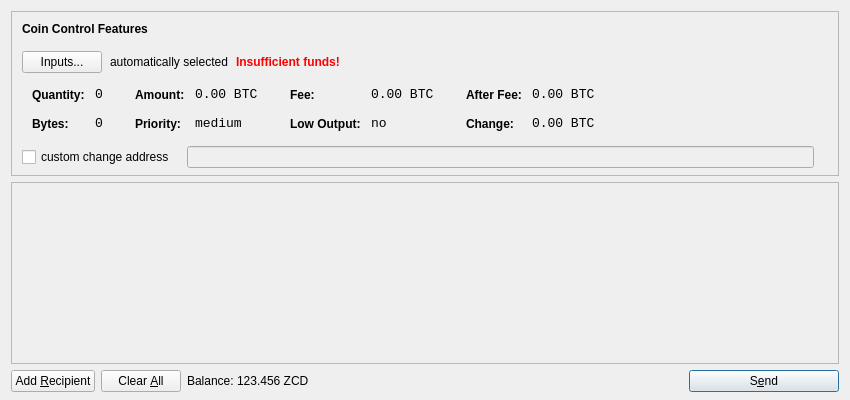
<?xml version="1.0" encoding="UTF-8"?>
<ui version="4.0">
 <class>SendCoinsDialog</class>
 <widget class="QDialog" name="SendCoinsDialog">
  <property name="geometry">
   <rect>
    <x>0</x>
    <y>0</y>
    <width>850</width>
    <height>400</height>
   </rect>
  </property>
  <property name="windowTitle">
   <string>Send Coins</string>
  </property>
  <layout class="QVBoxLayout" name="verticalLayout" stretch="0,1,0">
   <property name="bottomMargin">
    <number>8</number>
   </property>
   <item>
    <widget class="QFrame" name="frameCoinControl">
     <property name="sizePolicy">
      <sizepolicy hsizetype="Expanding" vsizetype="Expanding">
       <horstretch>0</horstretch>
       <verstretch>0</verstretch>
      </sizepolicy>
     </property>
     <property name="maximumSize">
      <size>
       <width>16777215</width>
       <height>16777215</height>
      </size>
     </property>
     <property name="frameShape">
      <enum>QFrame::StyledPanel</enum>
     </property>
     <property name="frameShadow">
      <enum>QFrame::Sunken</enum>
     </property>
     <layout class="QVBoxLayout" name="verticalLayoutCoinControl2">
      <property name="spacing">
       <number>-1</number>
      </property>
      <property name="leftMargin">
       <number>0</number>
      </property>
      <property name="topMargin">
       <number>0</number>
      </property>
      <property name="rightMargin">
       <number>0</number>
      </property>
      <property name="bottomMargin">
       <number>6</number>
      </property>
      <item>
       <layout class="QVBoxLayout" name="verticalLayoutCoinControl" stretch="0,0,0,0,1">
        <property name="spacing">
         <number>0</number>
        </property>
        <property name="leftMargin">
         <number>10</number>
        </property>
        <property name="topMargin">
         <number>10</number>
        </property>
        <item>
         <layout class="QHBoxLayout" name="horizontalLayoutCoinControl1">
          <property name="bottomMargin">
           <number>15</number>
          </property>
          <item>
           <widget class="QLabel" name="labelCoinControlFeatures">
            <property name="sizePolicy">
             <sizepolicy hsizetype="Preferred" vsizetype="Maximum">
              <horstretch>0</horstretch>
              <verstretch>0</verstretch>
             </sizepolicy>
            </property>
            <property name="font">
             <font>
              <weight>75</weight>
              <bold>true</bold>
             </font>
            </property>
            <property name="styleSheet">
             <string notr="true">font-weight:bold;</string>
            </property>
            <property name="text">
             <string>Coin Control Features</string>
            </property>
           </widget>
          </item>
         </layout>
        </item>
        <item>
         <layout class="QHBoxLayout" name="horizontalLayoutCoinControl2" stretch="0,0,0,0">
          <property name="spacing">
           <number>8</number>
          </property>
          <property name="bottomMargin">
           <number>10</number>
          </property>
          <item>
           <widget class="QPushButton" name="pushButtonCoinControl">
            <property name="styleSheet">
             <string notr="true"/>
            </property>
            <property name="text">
             <string>Inputs...</string>
            </property>
           </widget>
          </item>
          <item>
           <widget class="QLabel" name="labelCoinControlAutomaticallySelected">
            <property name="text">
             <string>automatically selected</string>
            </property>
            <property name="margin">
             <number>5</number>
            </property>
           </widget>
          </item>
          <item>
           <widget class="QLabel" name="labelCoinControlInsuffFunds">
            <property name="font">
             <font>
              <weight>75</weight>
              <bold>true</bold>
             </font>
            </property>
            <property name="styleSheet">
             <string notr="true">color:red;font-weight:bold;</string>
            </property>
            <property name="text">
             <string>Insufficient funds!</string>
            </property>
            <property name="margin">
             <number>5</number>
            </property>
           </widget>
          </item>
          <item>
           <spacer name="horizontalSpacerCoinControl">
            <property name="orientation">
             <enum>Qt::Horizontal</enum>
            </property>
            <property name="sizeHint" stdset="0">
             <size>
              <width>40</width>
              <height>1</height>
             </size>
            </property>
           </spacer>
          </item>
         </layout>
        </item>
        <item>
         <widget class="QWidget" name="widgetCoinControl" native="true">
          <property name="sizePolicy">
           <sizepolicy hsizetype="Preferred" vsizetype="Preferred">
            <horstretch>0</horstretch>
            <verstretch>0</verstretch>
           </sizepolicy>
          </property>
          <property name="minimumSize">
           <size>
            <width>0</width>
            <height>0</height>
           </size>
          </property>
          <property name="styleSheet">
           <string notr="true"/>
          </property>
          <layout class="QHBoxLayout" name="horizontalLayoutCoinControl5">
           <property name="margin">
            <number>0</number>
           </property>
           <item>
            <layout class="QHBoxLayout" name="horizontalLayoutCoinControl3" stretch="0,0,0,1">
             <property name="spacing">
              <number>20</number>
             </property>
             <property name="topMargin">
              <number>0</number>
             </property>
             <property name="bottomMargin">
              <number>10</number>
             </property>
             <item>
              <layout class="QFormLayout" name="formLayoutCoinControl1">
               <property name="horizontalSpacing">
                <number>10</number>
               </property>
               <property name="verticalSpacing">
                <number>14</number>
               </property>
               <property name="leftMargin">
                <number>10</number>
               </property>
               <property name="topMargin">
                <number>4</number>
               </property>
               <property name="rightMargin">
                <number>6</number>
               </property>
               <item row="0" column="0">
                <widget class="QLabel" name="labelCoinControlQuantityText">
                 <property name="styleSheet">
                  <string notr="true">font-weight:bold;</string>
                 </property>
                 <property name="text">
                  <string>Quantity:</string>
                 </property>
                 <property name="margin">
                  <number>0</number>
                 </property>
                </widget>
               </item>
               <item row="0" column="1">
                <widget class="QLabel" name="labelCoinControlQuantity">
                 <property name="font">
                  <font>
                   <family>Monospace</family>
                   <pointsize>10</pointsize>
                  </font>
                 </property>
                 <property name="cursor">
                  <cursorShape>IBeamCursor</cursorShape>
                 </property>
                 <property name="contextMenuPolicy">
                  <enum>Qt::ActionsContextMenu</enum>
                 </property>
                 <property name="text">
                  <string notr="true">0</string>
                 </property>
                 <property name="margin">
                  <number>0</number>
                 </property>
                 <property name="textInteractionFlags">
                  <set>Qt::LinksAccessibleByMouse|Qt::TextSelectableByKeyboard|Qt::TextSelectableByMouse</set>
                 </property>
                </widget>
               </item>
               <item row="1" column="0">
                <widget class="QLabel" name="labelCoinControlBytesText">
                 <property name="styleSheet">
                  <string notr="true">font-weight:bold;</string>
                 </property>
                 <property name="text">
                  <string>Bytes:</string>
                 </property>
                </widget>
               </item>
               <item row="1" column="1">
                <widget class="QLabel" name="labelCoinControlBytes">
                 <property name="font">
                  <font>
                   <family>Monospace</family>
                   <pointsize>10</pointsize>
                  </font>
                 </property>
                 <property name="cursor">
                  <cursorShape>IBeamCursor</cursorShape>
                 </property>
                 <property name="contextMenuPolicy">
                  <enum>Qt::ActionsContextMenu</enum>
                 </property>
                 <property name="text">
                  <string notr="true">0</string>
                 </property>
                 <property name="textInteractionFlags">
                  <set>Qt::LinksAccessibleByMouse|Qt::TextSelectableByKeyboard|Qt::TextSelectableByMouse</set>
                 </property>
                </widget>
               </item>
              </layout>
             </item>
             <item>
              <layout class="QFormLayout" name="formLayoutCoinControl2">
               <property name="horizontalSpacing">
                <number>10</number>
               </property>
               <property name="verticalSpacing">
                <number>14</number>
               </property>
               <property name="leftMargin">
                <number>6</number>
               </property>
               <property name="topMargin">
                <number>4</number>
               </property>
               <property name="rightMargin">
                <number>6</number>
               </property>
               <item row="0" column="0">
                <widget class="QLabel" name="labelCoinControlAmountText">
                 <property name="styleSheet">
                  <string notr="true">font-weight:bold;</string>
                 </property>
                 <property name="text">
                  <string>Amount:</string>
                 </property>
                 <property name="margin">
                  <number>0</number>
                 </property>
                </widget>
               </item>
               <item row="0" column="1">
                <widget class="QLabel" name="labelCoinControlAmount">
                 <property name="font">
                  <font>
                   <family>Monospace</family>
                   <pointsize>10</pointsize>
                  </font>
                 </property>
                 <property name="cursor">
                  <cursorShape>IBeamCursor</cursorShape>
                 </property>
                 <property name="contextMenuPolicy">
                  <enum>Qt::ActionsContextMenu</enum>
                 </property>
                 <property name="text">
                  <string notr="true">0.00 BTC</string>
                 </property>
                 <property name="textInteractionFlags">
                  <set>Qt::LinksAccessibleByMouse|Qt::TextSelectableByKeyboard|Qt::TextSelectableByMouse</set>
                 </property>
                </widget>
               </item>
               <item row="1" column="0">
                <widget class="QLabel" name="labelCoinControlPriorityText">
                 <property name="styleSheet">
                  <string notr="true">font-weight:bold;</string>
                 </property>
                 <property name="text">
                  <string>Priority:</string>
                 </property>
                </widget>
               </item>
               <item row="1" column="1">
                <widget class="QLabel" name="labelCoinControlPriority">
                 <property name="font">
                  <font>
                   <family>Monospace</family>
                   <pointsize>10</pointsize>
                  </font>
                 </property>
                 <property name="cursor">
                  <cursorShape>IBeamCursor</cursorShape>
                 </property>
                 <property name="contextMenuPolicy">
                  <enum>Qt::ActionsContextMenu</enum>
                 </property>
                 <property name="text">
                  <string>medium</string>
                 </property>
                 <property name="textInteractionFlags">
                  <set>Qt::LinksAccessibleByMouse|Qt::TextSelectableByKeyboard|Qt::TextSelectableByMouse</set>
                 </property>
                </widget>
               </item>
              </layout>
             </item>
             <item>
              <layout class="QFormLayout" name="formLayoutCoinControl3">
               <property name="horizontalSpacing">
                <number>10</number>
               </property>
               <property name="verticalSpacing">
                <number>14</number>
               </property>
               <property name="leftMargin">
                <number>6</number>
               </property>
               <property name="topMargin">
                <number>4</number>
               </property>
               <property name="rightMargin">
                <number>6</number>
               </property>
               <item row="0" column="0">
                <widget class="QLabel" name="labelCoinControlFeeText">
                 <property name="styleSheet">
                  <string notr="true">font-weight:bold;</string>
                 </property>
                 <property name="text">
                  <string>Fee:</string>
                 </property>
                 <property name="margin">
                  <number>0</number>
                 </property>
                </widget>
               </item>
               <item row="0" column="1">
                <widget class="QLabel" name="labelCoinControlFee">
                 <property name="font">
                  <font>
                   <family>Monospace</family>
                   <pointsize>10</pointsize>
                  </font>
                 </property>
                 <property name="cursor">
                  <cursorShape>IBeamCursor</cursorShape>
                 </property>
                 <property name="contextMenuPolicy">
                  <enum>Qt::ActionsContextMenu</enum>
                 </property>
                 <property name="text">
                  <string notr="true">0.00 BTC</string>
                 </property>
                 <property name="textInteractionFlags">
                  <set>Qt::LinksAccessibleByMouse|Qt::TextSelectableByKeyboard|Qt::TextSelectableByMouse</set>
                 </property>
                </widget>
               </item>
               <item row="1" column="0">
                <widget class="QLabel" name="labelCoinControlLowOutputText">
                 <property name="styleSheet">
                  <string notr="true">font-weight:bold;</string>
                 </property>
                 <property name="text">
                  <string>Low Output:</string>
                 </property>
                </widget>
               </item>
               <item row="1" column="1">
                <widget class="QLabel" name="labelCoinControlLowOutput">
                 <property name="font">
                  <font>
                   <family>Monospace</family>
                   <pointsize>10</pointsize>
                  </font>
                 </property>
                 <property name="cursor">
                  <cursorShape>IBeamCursor</cursorShape>
                 </property>
                 <property name="contextMenuPolicy">
                  <enum>Qt::ActionsContextMenu</enum>
                 </property>
                 <property name="text">
                  <string>no</string>
                 </property>
                 <property name="textInteractionFlags">
                  <set>Qt::LinksAccessibleByMouse|Qt::TextSelectableByKeyboard|Qt::TextSelectableByMouse</set>
                 </property>
                </widget>
               </item>
              </layout>
             </item>
             <item>
              <layout class="QFormLayout" name="formLayoutCoinControl4">
               <property name="horizontalSpacing">
                <number>10</number>
               </property>
               <property name="verticalSpacing">
                <number>14</number>
               </property>
               <property name="leftMargin">
                <number>6</number>
               </property>
               <property name="topMargin">
                <number>4</number>
               </property>
               <property name="rightMargin">
                <number>6</number>
               </property>
               <item row="0" column="0">
                <widget class="QLabel" name="labelCoinControlAfterFeeText">
                 <property name="styleSheet">
                  <string notr="true">font-weight:bold;</string>
                 </property>
                 <property name="text">
                  <string>After Fee:</string>
                 </property>
                 <property name="margin">
                  <number>0</number>
                 </property>
                </widget>
               </item>
               <item row="0" column="1">
                <widget class="QLabel" name="labelCoinControlAfterFee">
                 <property name="font">
                  <font>
                   <family>Monospace</family>
                   <pointsize>10</pointsize>
                  </font>
                 </property>
                 <property name="cursor">
                  <cursorShape>IBeamCursor</cursorShape>
                 </property>
                 <property name="contextMenuPolicy">
                  <enum>Qt::ActionsContextMenu</enum>
                 </property>
                 <property name="text">
                  <string notr="true">0.00 BTC</string>
                 </property>
                 <property name="textInteractionFlags">
                  <set>Qt::LinksAccessibleByMouse|Qt::TextSelectableByKeyboard|Qt::TextSelectableByMouse</set>
                 </property>
                </widget>
               </item>
               <item row="1" column="0">
                <widget class="QLabel" name="labelCoinControlChangeText">
                 <property name="styleSheet">
                  <string notr="true">font-weight:bold;</string>
                 </property>
                 <property name="text">
                  <string>Change:</string>
                 </property>
                </widget>
               </item>
               <item row="1" column="1">
                <widget class="QLabel" name="labelCoinControlChange">
                 <property name="font">
                  <font>
                   <family>Monospace</family>
                   <pointsize>10</pointsize>
                  </font>
                 </property>
                 <property name="cursor">
                  <cursorShape>IBeamCursor</cursorShape>
                 </property>
                 <property name="contextMenuPolicy">
                  <enum>Qt::ActionsContextMenu</enum>
                 </property>
                 <property name="text">
                  <string notr="true">0.00 BTC</string>
                 </property>
                 <property name="textInteractionFlags">
                  <set>Qt::LinksAccessibleByMouse|Qt::TextSelectableByKeyboard|Qt::TextSelectableByMouse</set>
                 </property>
                </widget>
               </item>
              </layout>
             </item>
            </layout>
           </item>
          </layout>
         </widget>
        </item>
        <item>
         <layout class="QHBoxLayout" name="horizontalLayoutCoinControl4" stretch="0,0,0">
          <property name="spacing">
           <number>12</number>
          </property>
          <property name="sizeConstraint">
           <enum>QLayout::SetDefaultConstraint</enum>
          </property>
          <property name="topMargin">
           <number>5</number>
          </property>
          <property name="rightMargin">
           <number>5</number>
          </property>
          <item>
           <widget class="QCheckBox" name="checkBoxCoinControlChange">
            <property name="text">
             <string>custom change address</string>
            </property>
           </widget>
          </item>
          <item>
           <widget class="QLineEdit" name="lineEditCoinControlChange">
            <property name="enabled">
             <bool>false</bool>
            </property>
            <property name="sizePolicy">
             <sizepolicy hsizetype="Expanding" vsizetype="Fixed">
              <horstretch>0</horstretch>
              <verstretch>0</verstretch>
             </sizepolicy>
            </property>
           </widget>
          </item>
          <item>
           <widget class="QLabel" name="labelCoinControlChangeLabel">
            <property name="sizePolicy">
             <sizepolicy hsizetype="Preferred" vsizetype="Expanding">
              <horstretch>0</horstretch>
              <verstretch>0</verstretch>
             </sizepolicy>
            </property>
            <property name="minimumSize">
             <size>
              <width>0</width>
              <height>0</height>
             </size>
            </property>
            <property name="text">
             <string/>
            </property>
            <property name="margin">
             <number>3</number>
            </property>
           </widget>
          </item>
         </layout>
        </item>
        <item>
         <spacer name="verticalSpacerCoinControl">
          <property name="orientation">
           <enum>Qt::Vertical</enum>
          </property>
          <property name="sizeHint" stdset="0">
           <size>
            <width>800</width>
            <height>1</height>
           </size>
          </property>
         </spacer>
        </item>
       </layout>
      </item>
     </layout>
    </widget>
   </item>
   <item>
    <widget class="QScrollArea" name="scrollArea">
     <property name="widgetResizable">
      <bool>true</bool>
     </property>
     <widget class="QWidget" name="scrollAreaWidgetContents">
      <property name="geometry">
       <rect>
        <x>0</x>
        <y>0</y>
        <width>830</width>
        <height>165</height>
       </rect>
      </property>
      <layout class="QVBoxLayout" name="verticalLayout_2">
       <property name="margin">
        <number>0</number>
       </property>
       <item>
        <layout class="QVBoxLayout" name="entries">
         <property name="spacing">
          <number>6</number>
         </property>
        </layout>
       </item>
       <item>
        <spacer name="verticalSpacer">
         <property name="orientation">
          <enum>Qt::Vertical</enum>
         </property>
         <property name="sizeHint" stdset="0">
          <size>
           <width>20</width>
           <height>40</height>
          </size>
         </property>
        </spacer>
       </item>
      </layout>
     </widget>
    </widget>
   </item>
   <item>
    <layout class="QHBoxLayout" name="horizontalLayout">
     <item>
      <widget class="QPushButton" name="addButton">
       <property name="toolTip">
        <string>Send to multiple recipients at once</string>
       </property>
       <property name="text">
        <string>Add &amp;Recipient</string>
       </property>
       <property name="icon">
        <iconset resource="../bitcoin.qrc">
         <normaloff>:/icons/add</normaloff>:/icons/add</iconset>
       </property>
       <property name="autoDefault">
        <bool>false</bool>
       </property>
      </widget>
     </item>
     <item>
      <widget class="QPushButton" name="clearButton">
       <property name="sizePolicy">
        <sizepolicy hsizetype="Minimum" vsizetype="Fixed">
         <horstretch>0</horstretch>
         <verstretch>0</verstretch>
        </sizepolicy>
       </property>
       <property name="toolTip">
        <string>Remove all transaction fields</string>
       </property>
       <property name="text">
        <string>Clear &amp;All</string>
       </property>
       <property name="icon">
        <iconset resource="../bitcoin.qrc">
         <normaloff>:/icons/remove</normaloff>:/icons/remove</iconset>
       </property>
       <property name="autoRepeatDelay">
        <number>300</number>
       </property>
       <property name="autoDefault">
        <bool>false</bool>
       </property>
      </widget>
     </item>
     <item>
      <layout class="QHBoxLayout" name="horizontalLayout_2">
       <property name="spacing">
        <number>3</number>
       </property>
       <item>
        <widget class="QLabel" name="label">
         <property name="text">
          <string>Balance:</string>
         </property>
        </widget>
       </item>
       <item>
        <widget class="QLabel" name="labelBalance">
         <property name="cursor">
          <cursorShape>IBeamCursor</cursorShape>
         </property>
         <property name="text">
          <string>123.456 ZCD</string>
         </property>
         <property name="textInteractionFlags">
          <set>Qt::LinksAccessibleByMouse|Qt::TextSelectableByKeyboard|Qt::TextSelectableByMouse</set>
         </property>
        </widget>
       </item>
      </layout>
     </item>
     <item>
      <spacer name="horizontalSpacer">
       <property name="orientation">
        <enum>Qt::Horizontal</enum>
       </property>
       <property name="sizeHint" stdset="0">
        <size>
         <width>40</width>
         <height>20</height>
        </size>
       </property>
      </spacer>
     </item>
     <item>
      <widget class="QPushButton" name="sendButton">
       <property name="minimumSize">
        <size>
         <width>150</width>
         <height>0</height>
        </size>
       </property>
       <property name="toolTip">
        <string>Confirm the send action</string>
       </property>
       <property name="text">
        <string>S&amp;end</string>
       </property>
       <property name="icon">
        <iconset resource="../bitcoin.qrc">
         <normaloff>:/icons/send</normaloff>:/icons/send</iconset>
       </property>
       <property name="default">
        <bool>true</bool>
       </property>
      </widget>
     </item>
    </layout>
   </item>
  </layout>
 </widget>
 <resources>
  <include location="../bitcoin.qrc"/>
 </resources>
 <connections/>
</ui>
